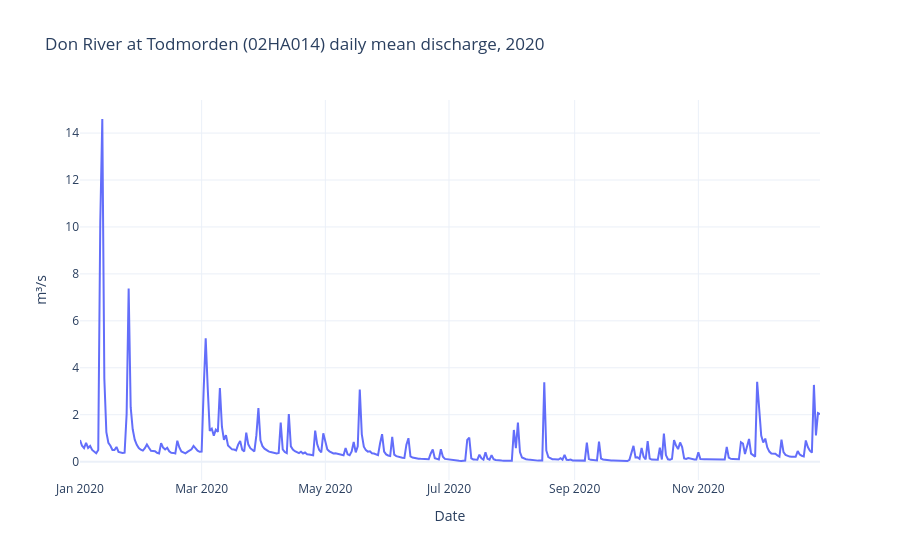

Notebook code for this chart:
### Markdown cell above
## HYDAT daily discharge and water level

Historical Canadian gauge records via GeoMet. Discharge is flow through the gauge
section, not flood depth at a property.

### Code cell
_, hydat = read("hydat")
flow = hydat[hydat.variable_id == "eccc:daily_mean_discharge"]
fig = go.Figure(go.Scatter(x=flow.time, y=flow.value, mode="lines", connectgaps=False))
fig.update_layout(title="Don River at Todmorden (02HA014) daily mean discharge, 2020",
                  xaxis_title="Date", yaxis_title="m³/s")
fig.show()

### Figure 1 — Plotly figure (JSON) as saved in the notebook; plotly's stock layout.template omitted (floating-point values rounded to 4 significant figures; data arrays with more than 128 entries replaced by an {"elided": "..."} marker saying what was removed)
{"data": [{"connectgaps": false, "mode": "lines", "type": "scatter", "x": {"elided": "366 str values"}, "y": {"elided": "366 float values"}}], "layout": {"title": {"text": "Don River at Todmorden (02HA014) daily mean discharge, 2020"}, "xaxis": {"title": {"text": "Date"}}, "yaxis": {"title": {"text": "m³/s"}}}}
